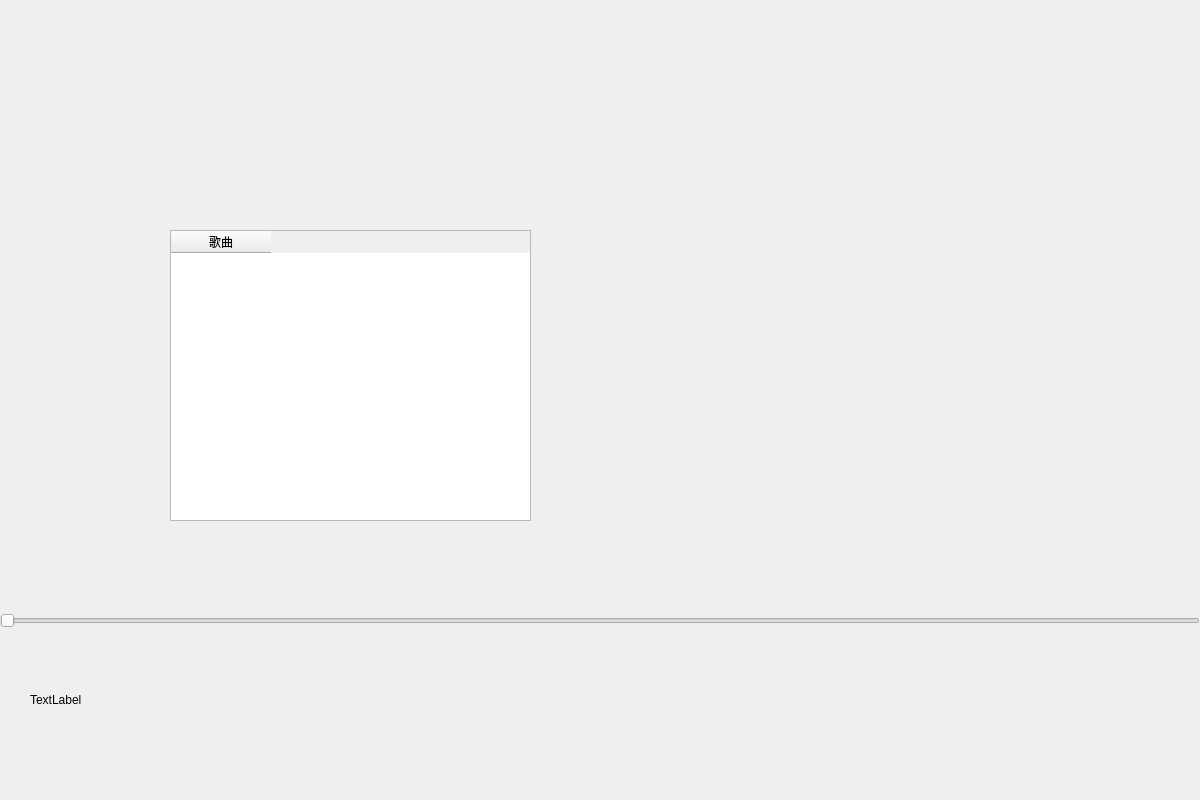
<?xml version="1.0" encoding="UTF-8"?>
<ui version="4.0">
 <class>MainWindow</class>
 <widget class="QMainWindow" name="MainWindow">
  <property name="geometry">
   <rect>
    <x>0</x>
    <y>0</y>
    <width>1200</width>
    <height>800</height>
   </rect>
  </property>
  <property name="windowTitle">
   <string>MainWindow</string>
  </property>
  <property name="styleSheet">
   <string notr="true">QMainWindow
{
background-image: url(:/image/image/background.png);
background-repeat:no-repeat;
background-position:center center;
border:none;
}
</string>
  </property>
  <widget class="QWidget" name="centralWidget">
   <widget class="QWidget" name="horizontalLayoutWidget">
    <property name="geometry">
     <rect>
      <x>480</x>
      <y>690</y>
      <width>291</width>
      <height>61</height>
     </rect>
    </property>
    <layout class="QHBoxLayout" name="playcontrol" stretch="1,1,1,1,1">
     <property name="spacing">
      <number>0</number>
     </property>
     <item>
      <widget class="QPushButton" name="skipbackward">
       <property name="enabled">
        <bool>true</bool>
       </property>
       <property name="cursor">
        <cursorShape>PointingHandCursor</cursorShape>
       </property>
       <property name="autoFillBackground">
        <bool>false</bool>
       </property>
       <property name="styleSheet">
        <string notr="true">QPushButton
{
background-image: url(:/image/image/skipbackward.png);
background-repeat:no-repeat;
background-position:center center;
border:none;
}
</string>
       </property>
       <property name="text">
        <string/>
       </property>
      </widget>
     </item>
     <item>
      <spacer name="horizontalSpacer">
       <property name="orientation">
        <enum>Qt::Horizontal</enum>
       </property>
       <property name="sizeHint" stdset="0">
        <size>
         <width>150</width>
         <height>20</height>
        </size>
       </property>
      </spacer>
     </item>
     <item>
      <widget class="QPushButton" name="Pause">
       <property name="cursor">
        <cursorShape>PointingHandCursor</cursorShape>
       </property>
       <property name="styleSheet">
        <string notr="true">QPushButton
{
background-image: url(:/image/image/play.png);
background-repeat:no-repeat;
background-position:center center;
border:none;
}


QPushButton:pressed{
background-image: url(:/image/image/pause.png);
background-repeat:no-repeat;
background-position:center center;
}
</string>
       </property>
       <property name="text">
        <string/>
       </property>
      </widget>
     </item>
     <item>
      <spacer name="horizontalSpacer_2">
       <property name="orientation">
        <enum>Qt::Horizontal</enum>
       </property>
       <property name="sizeHint" stdset="0">
        <size>
         <width>150</width>
         <height>20</height>
        </size>
       </property>
      </spacer>
     </item>
     <item>
      <widget class="QPushButton" name="skipforward">
       <property name="enabled">
        <bool>true</bool>
       </property>
       <property name="cursor">
        <cursorShape>PointingHandCursor</cursorShape>
       </property>
       <property name="styleSheet">
        <string notr="true">QPushButton
{
background-image: url(:/image/image/skipforward.png);
background-repeat:no-repeat;
background-position:center center;
border:none;
}
</string>
       </property>
       <property name="text">
        <string/>
       </property>
      </widget>
     </item>
    </layout>
   </widget>
   <widget class="QPushButton" name="volume">
    <property name="geometry">
     <rect>
      <x>1120</x>
      <y>700</y>
      <width>32</width>
      <height>32</height>
     </rect>
    </property>
    <property name="styleSheet">
     <string notr="true">QPushButton
{
background-image: url(:/image/image/volume.png);
background-repeat:no-repeat;
background-position:center center;
border:none;
}
</string>
    </property>
    <property name="text">
     <string/>
    </property>
   </widget>
   <widget class="QSlider" name="positionSlider">
    <property name="geometry">
     <rect>
      <x>0</x>
      <y>610</y>
      <width>1200</width>
      <height>22</height>
     </rect>
    </property>
    <property name="orientation">
     <enum>Qt::Horizontal</enum>
    </property>
   </widget>
   <widget class="QPushButton" name="playmode">
    <property name="geometry">
     <rect>
      <x>880</x>
      <y>700</y>
      <width>113</width>
      <height>32</height>
     </rect>
    </property>
    <property name="styleSheet">
     <string notr="true">QPushButton{
background-image:url(:/image/image/repeat.png);
background-repeat:norepeat;
background-position:center;
border:none;
}</string>
    </property>
    <property name="text">
     <string/>
    </property>
   </widget>
   <widget class="QLabel" name="label">
    <property name="geometry">
     <rect>
      <x>30</x>
      <y>690</y>
      <width>401</width>
      <height>20</height>
     </rect>
    </property>
    <property name="text">
     <string>TextLabel</string>
    </property>
   </widget>
   <widget class="QTableWidget" name="musictable">
    <property name="geometry">
     <rect>
      <x>170</x>
      <y>230</y>
      <width>361</width>
      <height>291</height>
     </rect>
    </property>
    <attribute name="verticalHeaderStretchLastSection">
     <bool>true</bool>
    </attribute>
    <column>
     <property name="text">
      <string>歌曲</string>
     </property>
    </column>
   </widget>
   <widget class="QPushButton" name="playlist">
    <property name="geometry">
     <rect>
      <x>980</x>
      <y>700</y>
      <width>113</width>
      <height>32</height>
     </rect>
    </property>
    <property name="styleSheet">
     <string notr="true">QPushButton{
background-image:url(:/image/image/playlist.png);
background-repeat:norepeat;
background-position:center;
border:none


}</string>
    </property>
    <property name="text">
     <string/>
    </property>
   </widget>
   <widget class="QPushButton" name="addMusic">
    <property name="geometry">
     <rect>
      <x>430</x>
      <y>180</y>
      <width>113</width>
      <height>32</height>
     </rect>
    </property>
    <property name="styleSheet">
     <string notr="true">QPushButton{
background-image:url(:/image/image/addmusic.png);
background-repeat:norepeat;
background-position:center;
border:none


}</string>
    </property>
    <property name="text">
     <string/>
    </property>
   </widget>
  </widget>
 </widget>
 <layoutdefault spacing="6" margin="11"/>
 <resources/>
 <connections/>
</ui>
